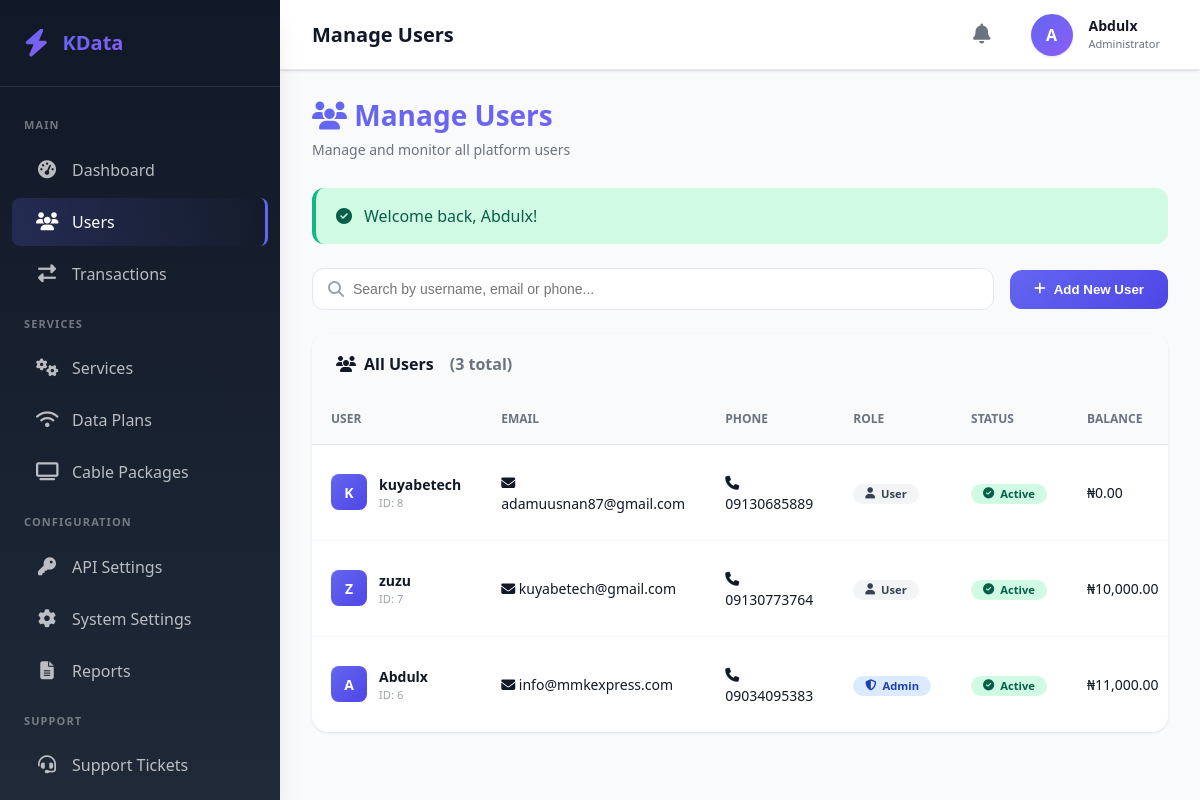
Screenshot of /admin/users.php (signed in) with the database file from the repository.
### tables this page shows
CREATE TABLE `users` (
  `id` int(11) NOT NULL,
  `username` varchar(50) NOT NULL,
  `email` varchar(100) NOT NULL,
  `phone` varchar(15) NOT NULL,
  `password` varchar(255) NOT NULL,
  `first_name` varchar(50) DEFAULT NULL,
  `last_name` varchar(50) DEFAULT NULL,
  `address` text,
  `city` varchar(50) DEFAULT NULL,
  `state` varchar(50) DEFAULT NULL,
  `country` varchar(50) DEFAULT 'Nigeria',
  `wallet_balance` decimal(15,2) DEFAULT '0.00',
  `bonus_balance` decimal(15,2) DEFAULT '0.00',
  `referral_code` varchar(20) DEFAULT NULL,
  `referred_by` int(11) DEFAULT NULL,
  `email_verified` tinyint(1) DEFAULT '0',
  `phone_verified` tinyint(1) DEFAULT '0',
  `email_verified_at` datetime DEFAULT NULL,
  `phone_verified_at` datetime DEFAULT NULL,
  `two_factor_enabled` tinyint(1) DEFAULT '0',
  `two_factor_secret` varchar(255) DEFAULT NULL,
  `two_factor_backup_codes` text,
  `role` enum('user','admin','super_admin') DEFAULT 'user',
  `status` enum('active','suspended','banned','pending') DEFAULT 'pending',
  `last_login` datetime DEFAULT NULL,
  `last_ip` varchar(45) DEFAULT NULL,
  `login_attempts` int(11) DEFAULT '0',
  `locked_until` datetime DEFAULT NULL,
  `avatar` varchar(255) DEFAULT NULL,
  `created_at` timestamp NOT NULL DEFAULT CURRENT_TIMESTAMP,
  `updated_at` timestamp NOT NULL DEFAULT CURRENT_TIMESTAMP ON UPDATE CURRENT_TIMESTAMP,
  `deleted_at` timestamp NULL DEFAULT NULL,
  `reset_token` varchar(255) DEFAULT NULL,
  `reset_expires` datetime DEFAULT NULL
);

### includes/session.php (called while the page is built, shortened)
<?php
class Session {
    public static function getFlash($key) {
        if (isset($_SESSION['_flash'][$key])) {
            $message = $_SESSION['_flash'][$key];
            return $message;
        }
        return null;
    }
    public static function getSuccess() {
        return self::getFlash('success');
    }
}

### includes/functions.php (called while the page is built, shortened)
<?php
require_once __DIR__ . '/session.php';
function format_money($amount) {
    return CURRENCY . number_format($amount, 2);
}
?>

### admin/users.php (the view, shortened to what this page needs)
<?php
require_once '../includes/session.php';
require_once '../includes/functions.php';
$db = db();
$search = isset($_GET['search']) ? $db->real_escape_string($_GET['search']) : '';
$page = isset($_GET['page']) ? (int)$_GET['page'] : 1;
$limit = 20;
$offset = ($page - 1) * $limit;
$where = $search ? "WHERE username LIKE '%$search%' OR email LIKE '%$search%' OR phone LIKE '%$search%'" : '';
$total = $db->query("SELECT COUNT(*) as count FROM users $where")->fetch_assoc()['count'];
$users = $db->query("SELECT * FROM users $where ORDER BY id DESC LIMIT $offset, $limit")->fetch_all(MYSQLI_ASSOC);
include 'admin_header.php';
?>
<div class="container-fluid">
    <div class="content-header">
        <h2><i class="fas fa-users"></i> Manage Users</h2>
        <p>Manage and monitor all platform users</p>
    </div>
    <?php if ($success = Session::getSuccess()): ?>
        <div class="alert alert-success">
            <i class="fas fa-check-circle"></i>
            <span><?php echo htmlspecialchars($success); ?></span>
        </div>
    <?php endif; ?>
    <div class="search-section">
        <div class="search-wrapper">
            <div class="search-box">
                <i class="fas fa-search"></i>
                <input type="text" id="searchInput" placeholder="Search by username, email or phone..." value="<?php echo htmlspecialchars($search); ?>">
            </div>
            <button class="btn-add" onclick="showAddModal()">
                <i class="fas fa-plus"></i> Add New User
            </button>
        </div>
    </div>
    <div class="table-container table-view">
        <div class="table-header">
            <h3>
                <i class="fas fa-users"></i>
                All Users
                <span class="text-muted" style="margin-left: 0.5rem;">(<?php echo $total; ?> total)</span>
            </h3>
        </div>
        <div class="table-responsive">
            <table class="modern-table">
                <thead>
                    <tr>
                        <th>User</th>
                        <th>Email</th>
                        <th>Phone</th>
                        <th>Role</th>
                        <th>Status</th>
                        <th>Balance</th>
                    </tr>
                </thead>
                <tbody>
                    <?php if (count($users) > 0): ?>
                        <?php foreach ($users as $user): ?>
                            <tr>
                                <td>
                                    <div class="user-cell">
                                        <div class="user-avatar">
                                            <?php echo strtoupper(substr($user['username'], 0, 1)); ?>
                                        </div>
                                        <div class="user-info">
                                            <span class="user-name"><?php echo htmlspecialchars($user['username']); ?></span>
                                            <span class="user-id">ID: <?php echo $user['id']; ?></span>
                                        </div>
                                    </div>
                                </td>
                                <td class="email-cell">
                                    <i class="fas fa-envelope"></i>
                                    <?php echo htmlspecialchars($user['email']); ?>
                                </td>
                                <td class="phone-cell">
                                    <i class="fas fa-phone"></i>
                                    <?php echo htmlspecialchars($user['phone']); ?>
                                </td>
                                <td>
                                    <span class="badge badge-<?php echo $user['role']; ?>">
                                        <i class="fas <?php echo $user['role'] == 'admin' ? 'fa-shield-alt' : 'fa-user'; ?>"></i>
                                        <?php echo ucfirst($user['role']); ?>
                                    </span>
                                </td>
                                <td>
                                    <span class="badge badge-<?php echo $user['status']; ?>">
                                        <i class="fas <?php echo $user['status'] == 'active' ? 'fa-check-circle' : ($user['status'] == 'pending' ? 'fa-clock' : 'fa-ban'); ?>"></i>
                                        <?php echo ucfirst($user['status']); ?>
                                    </span>
                                </td>
                                <td class="balance-cell">
                                    <?php echo format_money($user['wallet_balance']); ?>
                                </td>
                            </tr>
                        <?php endforeach; ?>
                    <?php endif; ?>
                </tbody>
            </table>
        </div>
    </div>
</div>
<?php include 'admin_footer.php'; ?>

### admin/admin_header.php (style rules this page uses)
* { margin: 0; padding: 0; box-sizing: border-box; -webkit-tap-highlight-color: transparent; }
:root { --primary: #6366f1; --primary-dark: #4f46e5; --primary-light: #818cf8; --primary-soft: #eef2ff; --secondary: #8b5cf6; --secondary-dark: #7c3aed; --secondary-light: #a78bfa; --success: #10b981; --success-dark: #059669; --success-light: #d1fae5; --danger: #ef4444; --danger-dark: #dc2626; --danger-light: #fee2e2; --warning: #f59e0b; --warning-dark: #d97706; --warning-light: #fef3c7; --info: #3b82f6; --info-dark: #2563eb; --info-light: #dbeafe; --dark: #111827; --dark-soft: #1f2937; --gray-dark: #374151; --gray: #6b7280; --gray-light: #9ca3af; --gray-soft: #e5e7eb; --light: #f9fafb; --white: #ffffff; --gradient-primary: linear-gradient(135deg, var(--primary), var(--secondary)); --gradient-dark: linear-gradient(180deg, var(--dark), var(--dark-soft)); --shadow-xs: 0 1px 2px 0 rgba(0, 0, 0, 0.05); --shadow-sm: 0 1px 3px 0 rgba(0, 0, 0, 0.1), 0 1px 2px -1px rgba(0, 0, 0, 0.1); --shadow-md: 0 4px 6px -1px rgba(0, 0, 0, 0.1), 0 2px 4px -2px rgba(0, 0, 0, 0.1); --shadow-lg: 0 10px 15px -3px rgba(0, 0, 0, 0.1), 0 4px 6px -4px rgba(0, 0, 0, 0.1); --shadow-xl: 0 20px 25px -5px rgba(0, 0, 0, 0.1), 0 8px 10px -6px rgba(0, 0, 0, 0.1); --radius-xs: 0.25rem; --radius-sm: 0.5rem; --radius-md: 0.75rem; --radius-lg: 1rem; --radius-xl: 1.5rem; --radius-full: 9999px; --sidebar-width: 280px; --header-height: 70px; --content-max-width: 1600px; --transition-fast: 150ms cubic-bezier(0.4, 0, 0.2, 1); --transition-base: 250ms cubic-bezier(0.4, 0, 0.2, 1); --transition-slow: 350ms cubic-bezier(0.4, 0, 0.2, 1); }
body { font-family: system-ui, -apple-system, 'Segoe UI', 'Roboto', 'Helvetica Neue', sans-serif; background: var(--light); color: var(--dark); line-height: 1.5; overflow-x: hidden; }
h1, h2, h3, h4, h5, h6 { font-weight: 600; line-height: 1.25; }
.container-fluid { padding: 1.75rem 2rem; max-width: var(--content-max-width); margin: 0 auto; }
.content-header { margin-bottom: 1.75rem; }
.content-header h2 { font-size: 1.75rem; font-weight: 700; margin-bottom: 0.375rem; background: var(--gradient-primary); -webkit-background-clip: text; background-clip: text; color: transparent; }
.content-header p { color: var(--gray); font-size: 0.875rem; }
.table-responsive { overflow-x: auto; margin: -1px; }
.badge { display: inline-flex; align-items: center; gap: 0.375rem; padding: 0.25rem 0.75rem; border-radius: var(--radius-full); font-size: 0.6875rem; font-weight: 600; line-height: 1; }
.alert { padding: 1rem 1.25rem; border-radius: var(--radius-md); margin-bottom: 1.25rem; display: flex; align-items: center; gap: 0.75rem; }
.alert-success { background: var(--success-light); color: var(--success-dark); border-left: 3px solid var(--success); }

### rows the page displays
users: username "K", username "kuyabetech", id "8", email "adamuusnan87@gmail.com", phone "09130685889", role "User", status "Active", wallet_balance "₦0.00"
users: username "Z", username "zuzu", id "7", email "kuyabetech@gmail.com", phone "09130773764", role "User", status "Active", wallet_balance "₦10,000.00"
users: username "A", username "Abdulx", id "6", email "info@mmkexpress.com", phone "09034095383", role "Admin", status "Active", wallet_balance "₦11,000.00"

### other values shown
$pageTitle "Manage Users"
$adminInitial "A"
$adminUsername "Abdulx"
$success "Welcome back, Abdulx!"
$total "3"
